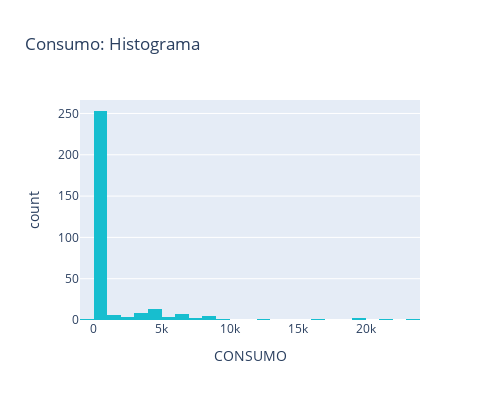

Here is the notebook cell this chart was saved with:
### Markdown cell above
- El registro de consumo promedio en el año 2021 fue de 1226,97 con una desviación estándar de 3234.10; esta desviación nos indica una gran variabilidad en los datos.

- El valor mínimo de consumo registrado es -75, este dato al ser negativo es candidato a ser un dato atípico, ya que la variable consumo debería ser positiva.

- El valor máximo registrado fue 23.748 el cual es bastante elevado comparado con los otros registros, esto teniendo en cuenta que un 75% de los registros es inferior a 353.75. Se validará si es un posible dato atípico. 

- El 50% del consumo anual fue menor o igual a 20. Dado que la mediana de los datos es muy inferior a la media, es decir, la distribución de los datos está sesgada hacia la derecha, como puede verse en el siguiente gráfico:

### Code cell
fig=px.histogram(DATOS, x='CONSUMO', nbins=30, title='Consumo: Histograma', 
                 labels={"value":"Consumo", "count":"Frecuencia"}, color_discrete_sequence=['#17becf']).update_layout(height=400,width=500).show()

### Figure 1 — Plotly figure (JSON) as saved in the notebook; plotly's stock layout.template omitted (floating-point values rounded to 4 significant figures; data arrays with more than 128 entries replaced by an {"elided": "..."} marker saying what was removed)
{"data": [{"alignmentgroup": "True", "bingroup": "x", "hovertemplate": "CONSUMO=%{x}<br>count=%{y}<extra></extra>", "legendgroup": "", "marker": {"color": "#17becf", "pattern": {"shape": ""}}, "name": "", "nbinsx": 30, "offsetgroup": "", "orientation": "v", "showlegend": false, "type": "histogram", "x": {"elided": "312 int values"}, "xaxis": "x", "yaxis": "y"}], "layout": {"barmode": "relative", "height": 400, "legend": {"tracegroupgap": 0}, "title": {"text": "Consumo: Histograma"}, "width": 500, "xaxis": {"anchor": "y", "domain": [0, 1], "title": {"text": "CONSUMO"}}, "yaxis": {"anchor": "x", "domain": [0, 1], "title": {"text": "count"}}}}
